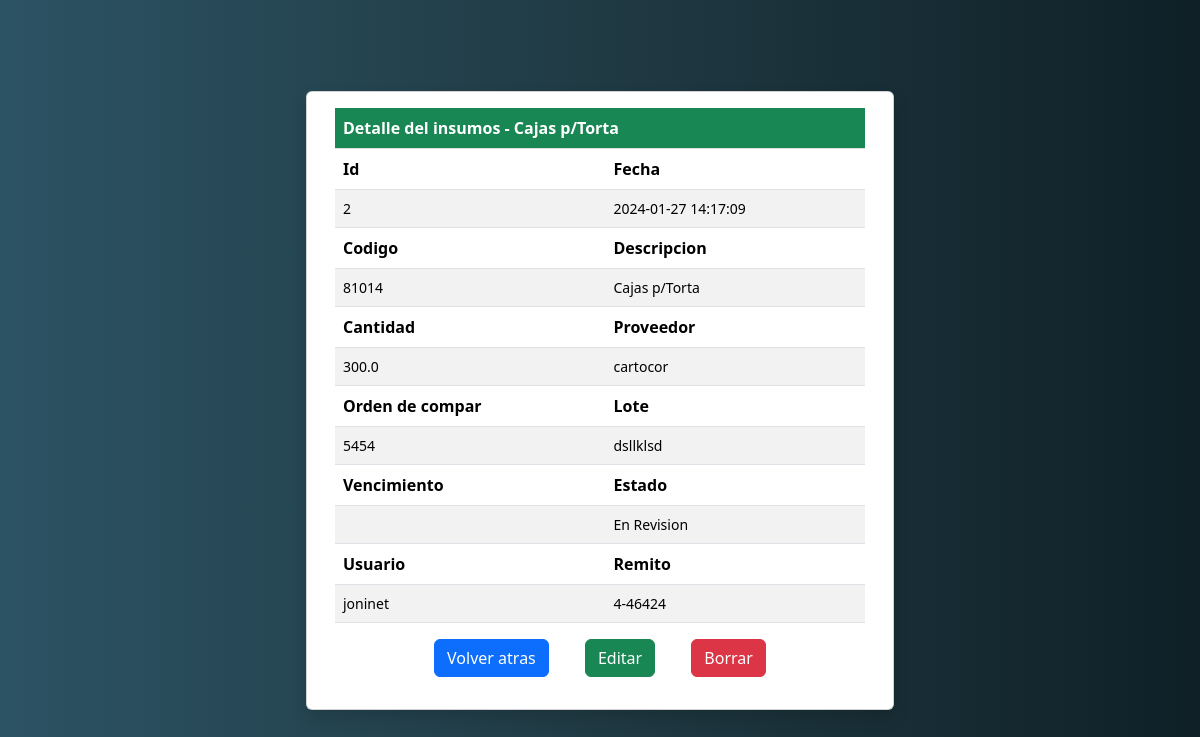
Before: /mostrarIng/2 with the older database file.
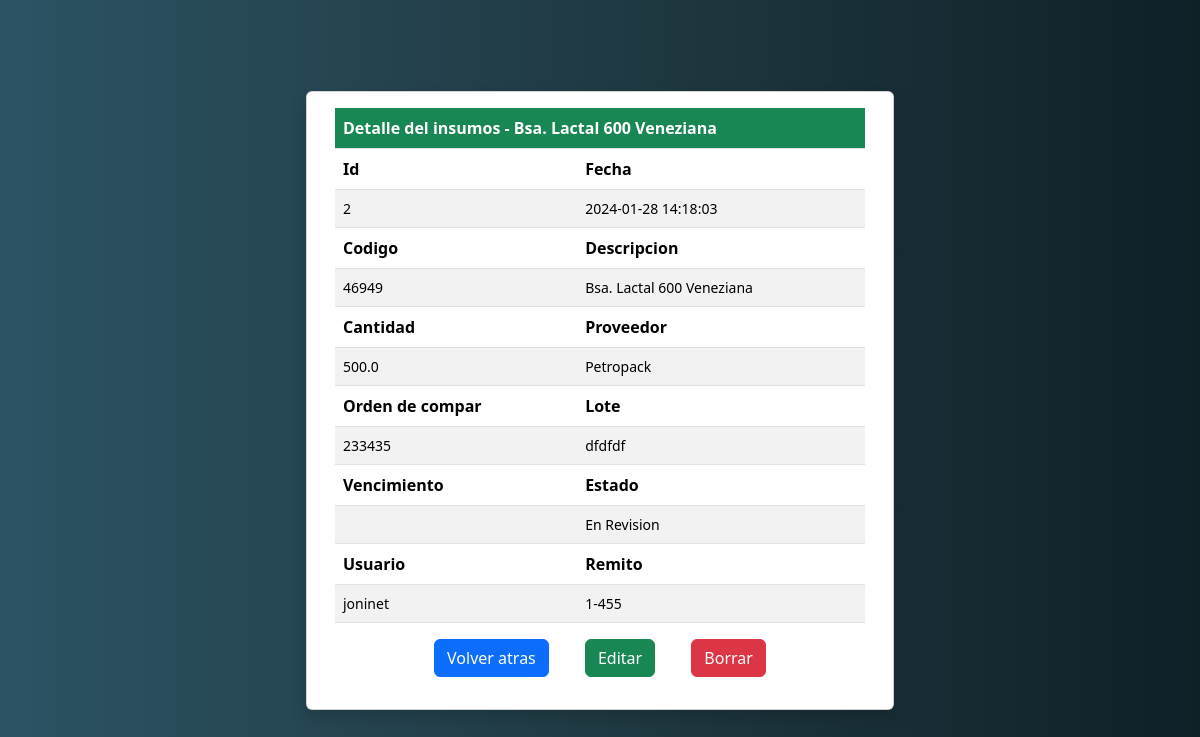
After: the same page with the newer database file.
### tables this page shows
CREATE TABLE ingresos (
            id INTEGER PRIMARY KEY,
            fecha DATETIME,
            codigo INTEGER,
            descripcion TEXT,
            cantidad REAL,
            proveedor TEXT,
            oc INTEGER,
            lote TEXT,
            vto DATE,
            estado TEXT,
            eliminado BOOLEAN, usuarioIngreso INTEGER, remito TEXT);

### app.py (the view)
@app.route("/mostrarIng/<id_fila>")
def impMostrarIngreso(id_fila):
    return mostrarIngreso(id_fila)

### models/ingresos.py (called while the page is built)
def mostrarIngreso(id_fila):
  db = sql.connect(dbconn)
  ingreso = db.execute("SELECT * FROM ingresos WHERE id = {}".format(id_fila)).fetchone()
  return render_template("mostrarIngreso.html", ingreso=ingreso)

### templates/mostrarIngreso.html (shortened to what the changed rows need)
<!DOCTYPE html>
<html lang="en">
<head>
    <link href="https://cdn.jsdelivr.net/npm/bootstrap@5.3.2/dist/css/bootstrap.min.css" rel="stylesheet">
</head>
<body>
    <main class="d-flex">
        <div class="container-fluid row m-0 vh-100 justify-content-center align-items-center">
            <div class="card shadow w-50">
                <div class="card-body">
                    <table class="table table-striped m-0">
                        <thead><tr><th class="bg-success text-white">Detalle del insumos - {{ ingreso[3] }}</tr></thead>
                    </table>
                    <table class="table table-striped m-0">
                        <thead>
                            <tr>
                                <th class="centrado">Id</th>
                                <th class="centrado">Fecha</th>
                            </tr>
                            <tbody>
                                <tr>
                                    <td class="centrado small">{{ ingreso[0] }}</td>
                                    <td class="centrado small">{{ ingreso[1] }}</td>
                                </tr>
                            </tbody>
                            <thead>
                                <tr>
                                    <th class="centrado">Codigo</th>
                                    <th class="centrado">Descripcion</th>
                                </tr>
                                <tbody>
                                    <tr>
                                        <td class="centrado small">{{ ingreso[2] }}</td>
                                        <td class="centrado small">{{ ingreso[3] }}</td>
                                    </tr>
                                </tbody>
                            </thead>
                            <thead>
                                <tr>
                                    <th class="centrado">Cantidad</th>
                                    <th class="centrado">Proveedor</th>
                                </tr>
                                <tbody>
                                    <tr>
                                        <td class="centrado small">{{ ingreso[4] }}</td>
                                        <td class="centrado small">{{ ingreso[5] }}</td>
                                    </tr>
                                </tbody>
                            </thead>
                            <thead>
                                <tr>
                                    <th class="centrado">Orden de compar</th>
                                    <th class="centrado">Lote</th>
                                </tr>
                                <tbody>
                                    <tr>
                                        <td class="centrado small">{{ ingreso[6] }}</td>
                                        <td class="centrado small">{{ ingreso[7] }}</td>
                                    </tr>
                                </tbody>
                            </thead>
                            <thead>
                                <tr>
                                    <th class="centrado">Vencimiento</th>
                                    <th class="centrado">Estado</th>
                                </tr>
                                <tbody>
                                    <tr>
                                        <td class="centrado small">{{ ingreso[8] }}</td>
                                        <td class="centrado small">{{ ingreso[9] }}</td>
                                    </tr>
                                </tbody>
                            </thead>
                            <thead>
                                <tr>
                                    <th class="centrado">Usuario</th>
                                    <th class="centrado">Remito</th>
                                </tr>
                                <tbody>
                                    <tr>
                                        <td class="centrado small">{{ ingreso[11] }}</td>
                                        <td class="centrado small">{{ ingreso[12] }}</td>
                                    </tr>
                                </tbody>
                            </thead>
                    </table>
                </div>
            </div>
        </div>
    </main>
</body>
</html>

Changed rows visible on the page:
changed ingresos "En Revision": descripcion "Cajas p/Torta" → "Bsa. Lactal 600 Veneziana"; fecha "2024-01-27 14:17:09" → "2024-01-28 14:18:03"; codigo "81014" → "46949"; cantidad "300.0" → "500.0"; proveedor "cartocor" → "Petropack"; oc "5454" → "233435"; lote "dsllklsd" → "dfdfdf"; remito "4-46424" → "1-455"
